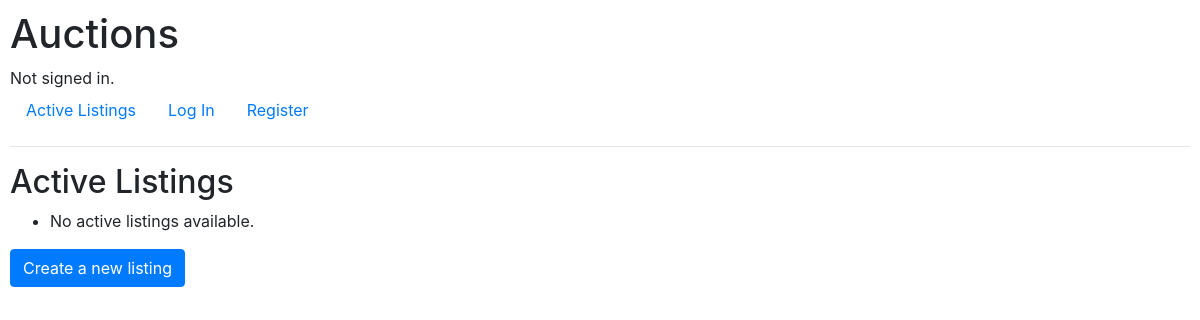
Before: / with the older database file.
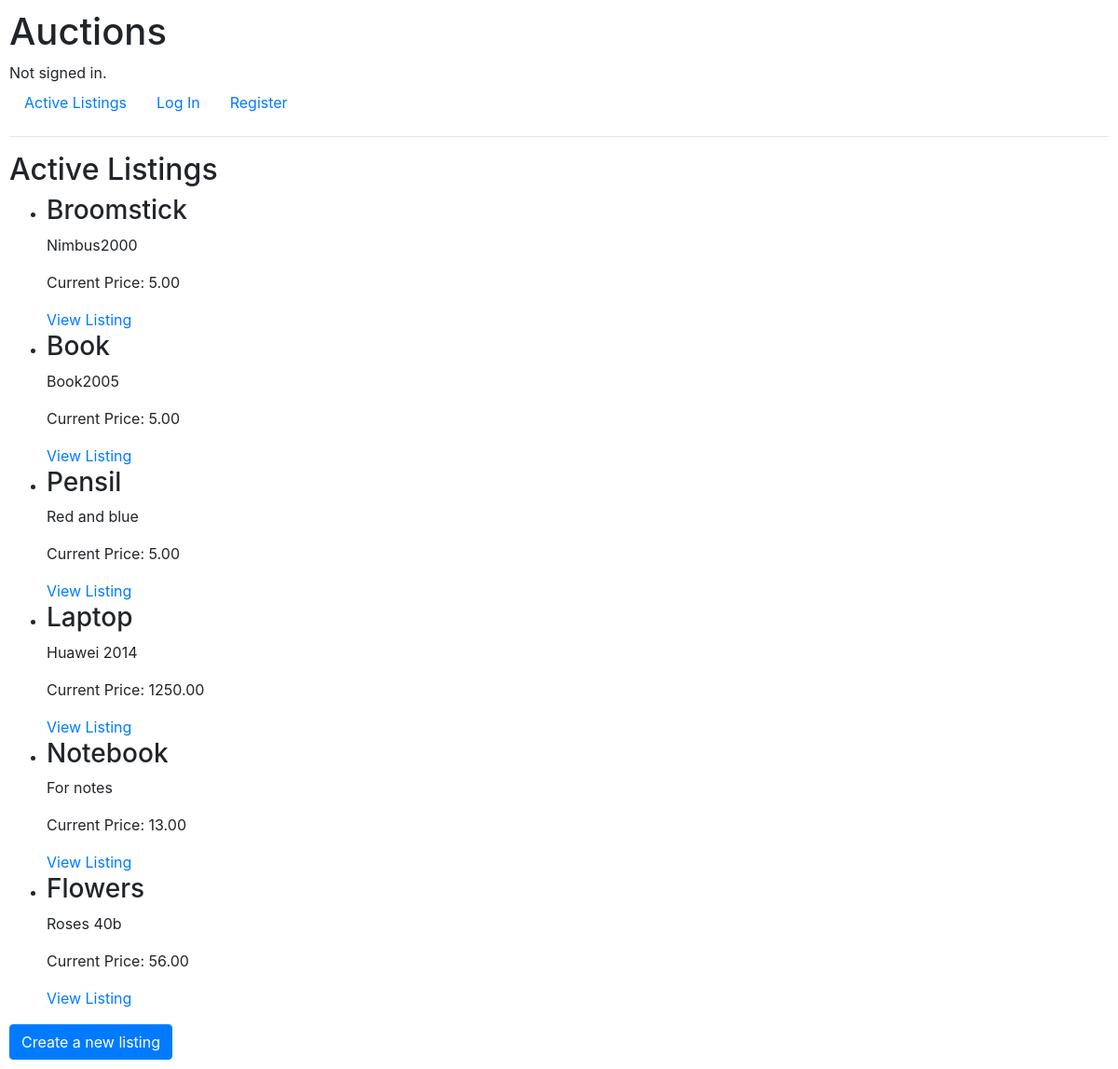
After: the same page with the newer database file.
### auctions/models.py (models this page shows, shortened)
class Listing(models.Model):
    title = models.CharField(max_length=255)  # Заголовок объявления
    description = models.TextField()  # Описание объявления
    starting_bid = models.DecimalField(max_digits=10, decimal_places=2)  # Начальная ставка
    current_price = models.DecimalField(max_digits=10, decimal_places=2)
    image_url = models.URLField(blank=True, null=True)  # URL изображения (опционально)
    category = models.CharField(max_length=100)  # Категория объявления
    created_at = models.DateTimeField(auto_now_add=True)  # Дата создания объявления
    is_active = models.BooleanField(default=True)  # Активность объявления
    owner = models.ForeignKey('User', on_delete=models.CASCADE)  # Владелец объявления

### auctions/views.py (the view)
# urls.py: path("", views.index, name="index"),
def index(request):
    listings = Listing.objects.filter(is_active=True)  # Отбираем только активные объявления
    return render(request, 'auctions/index.html', {
        'listings': listings
    })

### auctions/templates/auctions/index.html (shortened to what this page needs)
{% extends "auctions/layout.html" %}
{% block body %}
<h2>Active Listings</h2>
<ul>
{% for listing in listings %}
    <li>
        <h3>{{ listing.title }}</h3>
        <p>{{ listing.description }}</p>
        <p>Current Price: {{ listing.current_price }}</p>
        <a href="{% url 'listing' listing.id %}">View Listing</a>
    </li>
{% empty %}
    <li>No active listings available.</li>
{% endfor %}
</ul>
    <a href="{% url 'create_listing' %}" class="btn btn-primary">Create a new listing</a>
{% endblock %}

### auctions/templates/auctions/layout.html (shortened to what this page needs)
{% load static %}
<!DOCTYPE html>
<html lang="en">
    <head>
        <link rel="stylesheet" href="https://stackpath.bootstrapcdn.com/bootstrap/4.4.1/css/bootstrap.min.css">
        <link href="{% static 'auctions/styles.css' %}" rel="stylesheet">
    </head>
    <body>
        <h1>Auctions</h1>
        <div>
            {% if user.is_authenticated %}
                Signed in as <strong>{{ user.username }}</strong>.
            {% else %}
                Not signed in.
            {% endif %}
        </div>
        <ul class="nav">
            <li class="nav-item">
                <a class="nav-link" href="{% url 'index' %}">Active Listings</a>
            </li>
            {% if user.is_authenticated %}
                <li class="nav-item">
                    <a class="nav-link" href="{% url 'logout' %}">Log Out</a>
                </li>
            {% else %}
                <li class="nav-item">
                    <a class="nav-link" href="{% url 'login' %}">Log In</a>
                </li>
                <li class="nav-item">
                    <a class="nav-link" href="{% url 'register' %}">Register</a>
                </li>
            {% endif %}
        </ul>
        <hr>
        {% block body %}
        {% endblock %}
    </body>
</html>

### auctions/static/auctions/styles.css (style rules this page uses)
body { padding: 10px; }

Changed rows visible on the page:
added Listing: title "Broomstick", description "Nimbus2000", current_price "5.00"
added Listing: title "Book", description "Book2005", current_price "5.00"
added Listing: title "Pensil", description "Red and blue", current_price "5.00"
added Listing: title "Laptop", description "Huawei 2014", current_price "1250.00"
added Listing: title "Notebook", description "For notes", current_price "13.00"
added Listing: title "Flowers", description "Roses 40b", current_price "56.00"
Other visible differences:
text no longer shown: "No active listings available."
